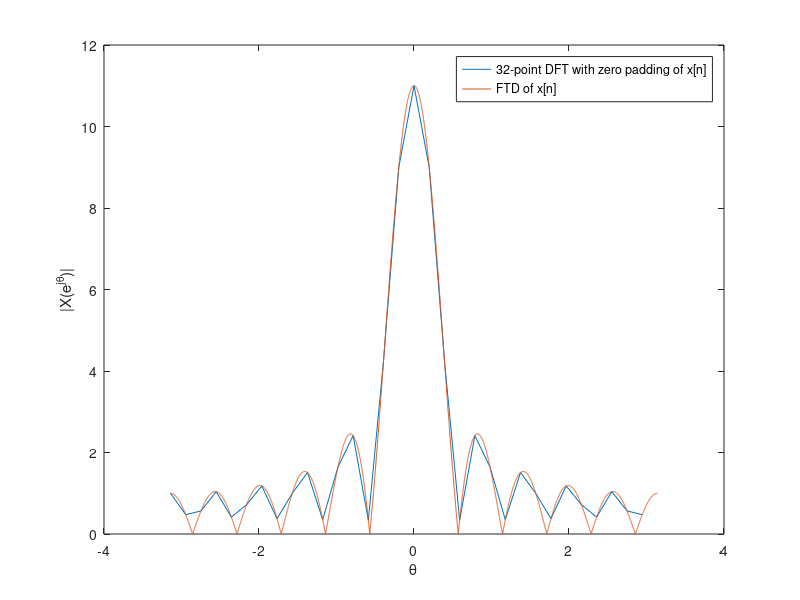

The MATLAB script that drew this image:
clear all;
clf;

% Parameters
A = 1;
K = 11;
K1 = 0.5 * K;
K2 = 0.5;
K3 = 0.5 * (1 - K);
N = 32;

% Generate x-axis
theta = -16:15;
theta = theta / N * 2 * pi;
theta2 = -pi:0.001:pi;

% Generate block function
for i = 1:K
    x(i) = 1;
end

% Re-do the FTD 
X = A * (sin(K1 * theta2) ./ sin(K2 * theta2)) .* exp(-1i * K3 * theta2);

% Determine DFT with zero-padding
Y = fft(x, N);

% Plots
plot(theta, abs(fftshift(Y)), theta2, abs(X));
legend('32-point DFT with zero padding of x[n]', 'FTD of x[n]');
xlabel('\theta');
ylabel('|X(e^{j\theta})|');